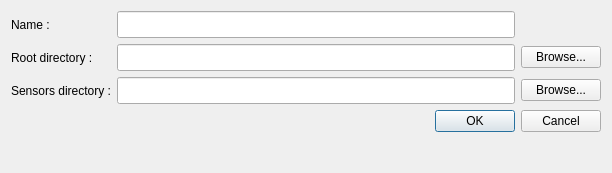
<?xml version="1.0" encoding="UTF-8"?>
<ui version="4.0">
 <class>dialogStudy</class>
 <widget class="QDialog" name="dialogStudy">
  <property name="windowModality">
   <enum>Qt::WindowModal</enum>
  </property>
  <property name="geometry">
   <rect>
    <x>0</x>
    <y>0</y>
    <width>612</width>
    <height>173</height>
   </rect>
  </property>
  <property name="maximumSize">
   <size>
    <width>16777215</width>
    <height>173</height>
   </size>
  </property>
  <property name="windowTitle">
   <string>Study Dialog</string>
  </property>
  <layout class="QVBoxLayout" name="verticalLayout">
   <item>
    <layout class="QGridLayout" name="gridLayout" columnstretch="0,1,0">
     <item row="0" column="0">
      <widget class="QLabel" name="label">
       <property name="text">
        <string>Name :</string>
       </property>
      </widget>
     </item>
     <item row="0" column="1">
      <widget class="QLineEdit" name="lineEditName">
       <property name="minimumSize">
        <size>
         <width>0</width>
         <height>27</height>
        </size>
       </property>
      </widget>
     </item>
     <item row="0" column="2">
      <spacer name="horizontalSpacer_2">
       <property name="orientation">
        <enum>Qt::Horizontal</enum>
       </property>
       <property name="sizeHint" stdset="0">
        <size>
         <width>40</width>
         <height>20</height>
        </size>
       </property>
      </spacer>
     </item>
     <item row="1" column="0">
      <widget class="QLabel" name="label_2">
       <property name="text">
        <string>Root directory :</string>
       </property>
      </widget>
     </item>
     <item row="1" column="1">
      <widget class="QLineEdit" name="lineEditRootDir">
       <property name="minimumSize">
        <size>
         <width>0</width>
         <height>27</height>
        </size>
       </property>
      </widget>
     </item>
     <item row="1" column="2">
      <widget class="QPushButton" name="pushButtonBrowseRootDir">
       <property name="sizePolicy">
        <sizepolicy hsizetype="Minimum" vsizetype="Fixed">
         <horstretch>0</horstretch>
         <verstretch>0</verstretch>
        </sizepolicy>
       </property>
       <property name="text">
        <string>Browse...</string>
       </property>
      </widget>
     </item>
     <item row="2" column="0">
      <widget class="QLabel" name="label_3">
       <property name="text">
        <string>Sensors directory :</string>
       </property>
      </widget>
     </item>
     <item row="2" column="1">
      <widget class="QLineEdit" name="lineEditSensorsDir">
       <property name="minimumSize">
        <size>
         <width>0</width>
         <height>27</height>
        </size>
       </property>
       <property name="text">
        <string/>
       </property>
      </widget>
     </item>
     <item row="2" column="2">
      <widget class="QPushButton" name="pushButtonBrowseSensorsDir">
       <property name="text">
        <string>Browse...</string>
       </property>
      </widget>
     </item>
    </layout>
   </item>
   <item>
    <layout class="QHBoxLayout" name="horizontalLayout">
     <item>
      <spacer name="horizontalSpacer">
       <property name="orientation">
        <enum>Qt::Horizontal</enum>
       </property>
       <property name="sizeHint" stdset="0">
        <size>
         <width>318</width>
         <height>20</height>
        </size>
       </property>
      </spacer>
     </item>
     <item>
      <widget class="QDialogButtonBox" name="buttonBox">
       <property name="standardButtons">
        <set>QDialogButtonBox::Cancel|QDialogButtonBox::Ok</set>
       </property>
      </widget>
     </item>
    </layout>
   </item>
   <item>
    <spacer name="verticalSpacer">
     <property name="orientation">
      <enum>Qt::Vertical</enum>
     </property>
     <property name="sizeHint" stdset="0">
      <size>
       <width>20</width>
       <height>16</height>
      </size>
     </property>
    </spacer>
   </item>
  </layout>
 </widget>
 <resources/>
 <connections>
  <connection>
   <sender>buttonBox</sender>
   <signal>accepted()</signal>
   <receiver>dialogStudy</receiver>
   <slot>accept()</slot>
   <hints>
    <hint type="sourcelabel">
     <x>248</x>
     <y>254</y>
    </hint>
    <hint type="destinationlabel">
     <x>157</x>
     <y>274</y>
    </hint>
   </hints>
  </connection>
  <connection>
   <sender>buttonBox</sender>
   <signal>rejected()</signal>
   <receiver>dialogStudy</receiver>
   <slot>reject()</slot>
   <hints>
    <hint type="sourcelabel">
     <x>316</x>
     <y>260</y>
    </hint>
    <hint type="destinationlabel">
     <x>286</x>
     <y>274</y>
    </hint>
   </hints>
  </connection>
 </connections>
</ui>
